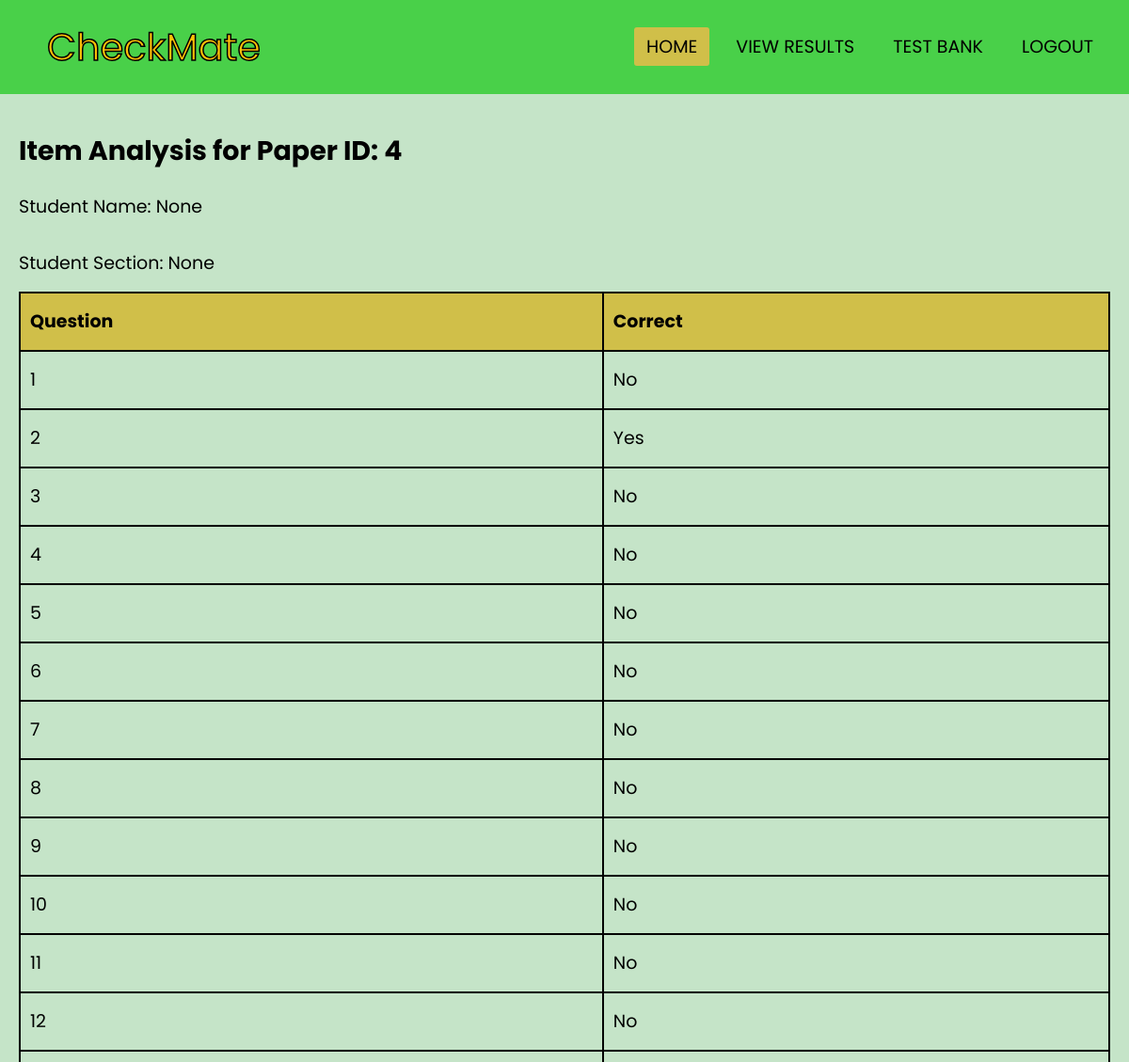
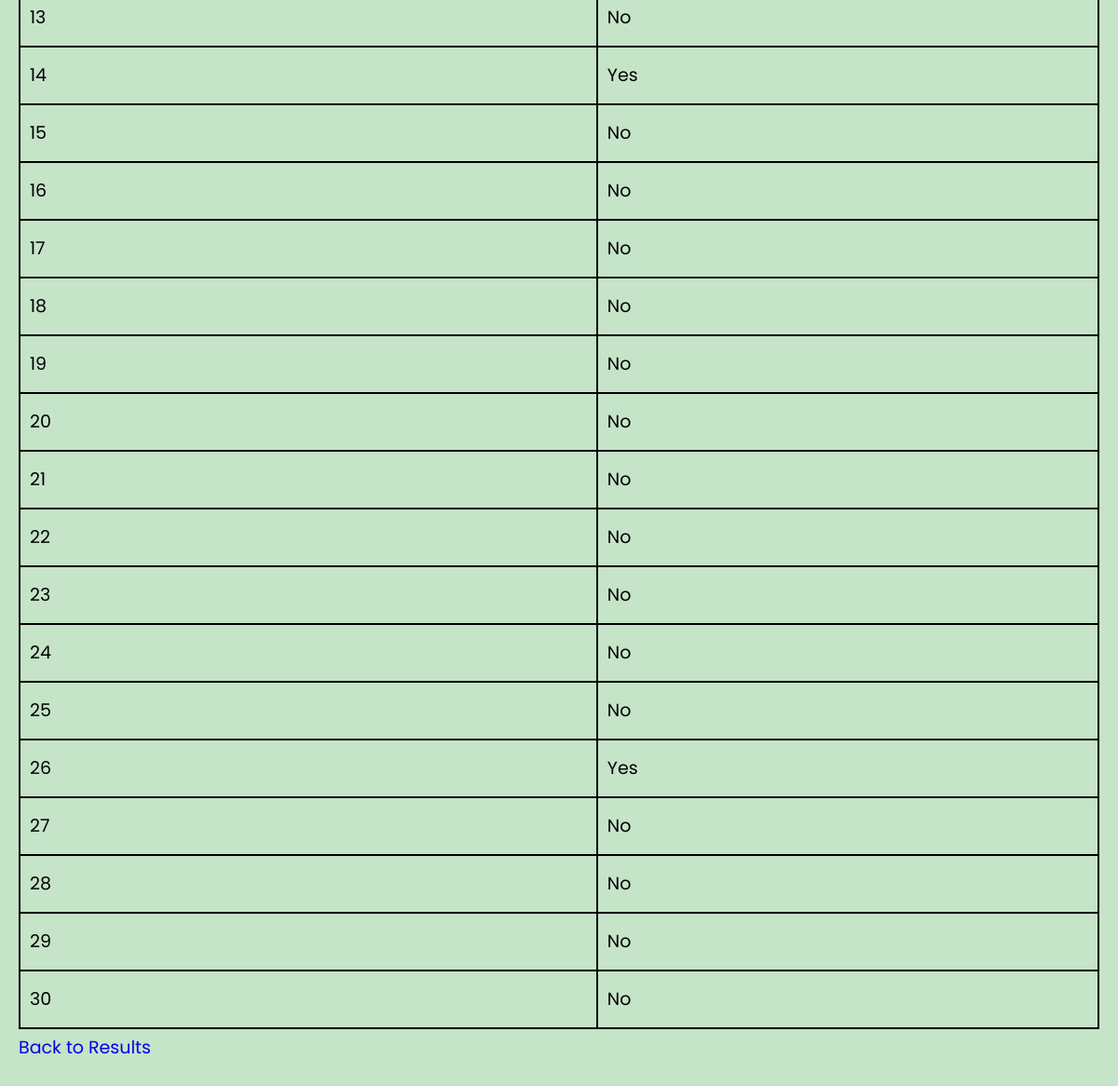
The page /view_item_analysis/4 (signed in) on the database its author committed (2 pictures, top to bottom).
### app.py (models this page shows)
class StudentPaper(db.Model):
    id = db.Column(db.Integer, primary_key=True)
    student_name = db.Column(db.String(100), nullable=False)
    student_section = db.Column(db.String(100), nullable=False)
    file_path = db.Column(db.String(200), nullable=False)
    answers = db.Column(db.PickleType, nullable=False)
    score = db.Column(db.Integer, nullable=False)
    item_analysis = db.Column(db.PickleType, nullable=False)

### app.py (the view)
@app.route('/view_item_analysis/<int:paper_id>')
@login_required
def view_item_analysis(paper_id):
    student_paper = StudentPaper.query.get_or_404(paper_id)
    return render_template('view_item_analysis.html', student_paper=student_paper)

### app.py (called while the page is built)
@login_manager.user_loader
def load_user(user_id):
    return User.query.get(int(user_id))

### templates/view_item_analysis.html (shortened to what this page needs)
{% extends 'home-base.html' %}
{% block content %}
<h2>Item Analysis for Paper ID: {{ student_paper.id }}</h2>
<p>Student Name: {{ student_paper.student_name }}</p>
<p>Student Section: {{ student_paper.student_section }}</p>
<table>
    <thead>
        <tr>
            <th>Question</th>
            <th>Correct</th>
        </tr>
    </thead>
    <tbody>
        {% for item in student_paper.item_analysis %}
        <tr>
            <td>{{ item.question }}</td>
            <td>{{ 'Yes' if item.correct else 'No' }}</td>
        </tr>
        {% endfor %}
    </tbody>
</table>
<a class="btn btn-primary" href="{{ url_for('view_results') }}">Back to Results</a>
{% endblock %}

### static/css/home.css (style rules this page uses)
:root { --ff: "Poppins", sans-serif; --colorprimary: #49d049; --colorprimary2: #C5E4C8; --colorsecondary: #d0bf49; --colorsecondary2: #FFC107; --colortertiary: #ffffff; --colortertiary2: #000000; --h1: bold 48px/60px var(--ff); --h2: normal 40px/50px var(--ff); --h3: bold 33px/40px var(--ff); --h6: normal 19px/40px var(--ff); --p: light 16px/20px var(--ff); }
* { margin: 0; padding: 0; box-sizing: border-box; text-decoration: none; list-style: none; }
body { background: var(--colorprimary2); color: var(--colortertiary2); font: var(--h6); }
p { margin-top: 20px; }
table { width: 100%; border-collapse: collapse; margin-top: 10px; }
th, td { padding: 10px; border: 2px solid var(--colortertiary2); text-align: left; }
th { background: var(--colorsecondary); }

### rows shown on the page
StudentPaper: id "4", student_name "None", student_section "None"

### other values the page prints
{{ item.question }} "1" "2" "3" "4" "5" "6" "7" "8" "9" "10" "11" "12" "13" "14" "15" "16" "17" "18" "19" "20" "21" "22" "23" "24" "25" "26" "27" "28" "29" "30"
{{ 'Yes' if item.correct else 'No' }} "No" "Yes" "No" "No" "No" "No" "No" "No" "No" "No" "No" "No" "No" "Yes" "No" "No" "No" "No" "No" "No" "No" "No" "No" "No" "No" "Yes" "No" "No" "No" "No"
